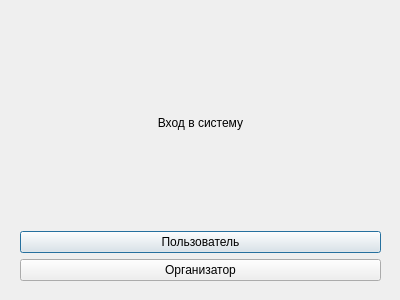
<?xml version="1.0" encoding="UTF-8"?>
<ui version="4.0">
 <class>ProfileSelectDialog</class>
 <widget class="QDialog" name="ProfileSelectDialog">
  <property name="geometry">
   <rect>
    <x>0</x>
    <y>0</y>
    <width>400</width>
    <height>300</height>
   </rect>
  </property>
  <property name="windowTitle">
   <string>Dialog</string>
  </property>
  <widget class="QWidget" name="verticalLayoutWidget">
   <property name="geometry">
    <rect>
     <x>20</x>
     <y>20</y>
     <width>361</width>
     <height>261</height>
    </rect>
   </property>
   <layout class="QVBoxLayout" name="verticalLayout">
    <item>
     <widget class="QLabel" name="label">
      <property name="text">
       <string>Вход в систему</string>
      </property>
      <property name="alignment">
       <set>Qt::AlignmentFlag::AlignCenter</set>
      </property>
     </widget>
    </item>
    <item>
     <widget class="QPushButton" name="btnUser">
      <property name="text">
       <string>Пользователь</string>
      </property>
     </widget>
    </item>
    <item>
     <widget class="QPushButton" name="btnOrganizer">
      <property name="text">
       <string>Организатор</string>
      </property>
     </widget>
    </item>
   </layout>
  </widget>
 </widget>
 <resources/>
 <connections/>
</ui>
